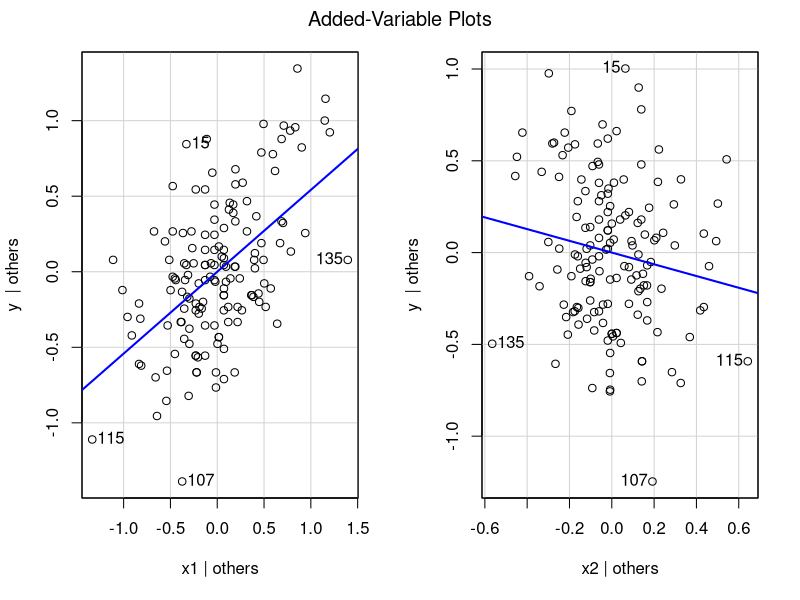

This figure's R source:

# 
library(ggplot2)

data("iris")
b<-ggplot(iris, aes(x = Petal.Length, y = Petal.Width, color=Sepal.Length)) +
  geom_point() +
  stat_smooth(method = "lm", col = "red")


x1 = iris$Petal.Length
x2 = iris$Petal.Width
y = iris$Sepal.Length

data <- data.frame(x1, x2, y)

fit2 <- lm(y~x1+x2, data)
                                                                                 
summary(fit2)
library(car)
avPlots(fit2)

preds<-predict(fit2, newdata=data.frame(x1=4.1, x2=2.8))
predictions<- predict(fit2)
plotdata<- data.frame(Observed=predictions, Actual=y)

# ggplot(plotdata, aes(x=Observed, y=Actual)) +geom_point() +stat_smooth(method="lm", col="green")
